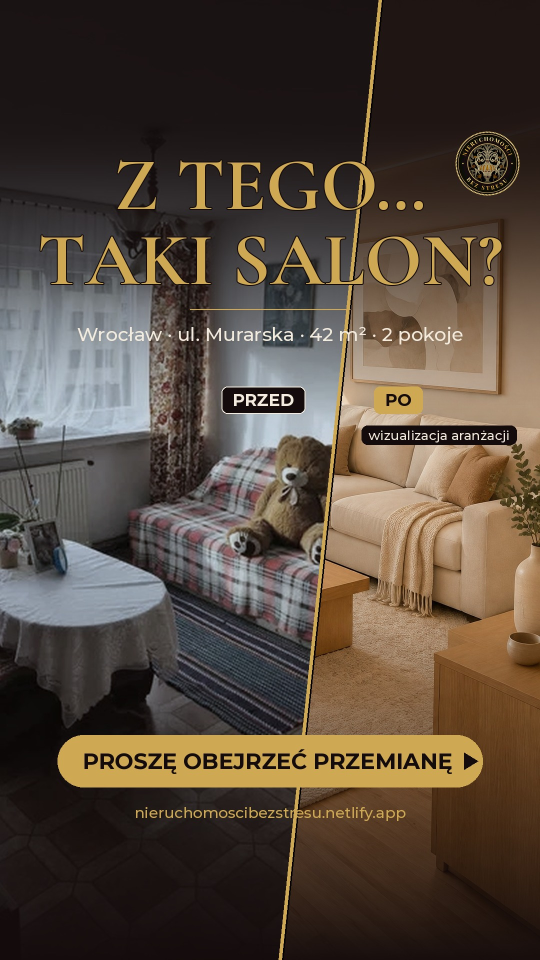
#> input picture oferty/murarska/okladka-murarska-bez-ceny.jpg, 1080 x 1920 px, given in place of logo-ciemne-tlo.webp, which was not available (shown at 1/2 size)
$ python render_pojawia.py ../okladka-murarska-bez-ceny.jpg ../okladka-murarska.jpg ../okladka-murarska.jpg
#> lines starting #> are read from the running program, lines starting #| are printed output that depends on the picture; after the words box and inside, x2 and y2 are one past the last pixel; in counts of white or black regions, pixels touching at a corner belong together
# Render rolki MURARSKA 'pojawia sie' (przed/po), 1080x1920, 30 fps -> surowe klatki RGB na stdout (do ffmpeg).
# Uzycie: python3 -I render_rolka.py ZRODLA_DIR FONTY_DIR CENA > raw   (CENA="" = bez ceny)
import sys
from PIL import Image, ImageDraw, ImageFont, ImageEnhance, ImageOps, ImageFilter

SRC, FONTS, CENA = sys.argv[1], sys.argv[2], sys.argv[3]
W, H, FPS, DUR = 1080, 1920, 30, 27.5
N = int(DUR * FPS)
GOLD, BLACK, LIGHT = (206, 168, 82), (20, 12, 12), (243, 235, 221)
LOGO = '/home/user/claude-config/assets/logo/logo-ciemne-tlo.webp'
BANER = '/home/user/claude-config/assets/baner/baner-kontakt.webp'

def font(name, size): return ImageFont.truetype(f'{FONTS}/{name}.ttf', size)
SERIF = lambda s: font('cormorant-garamond-700', s)
SANS = lambda s: font('montserrat-500', s)
SANSB = lambda s: font('montserrat-700', s)

ZMAX = 1.10
def load_cover(name):
    im = ImageEnhance.Color(Image.open(f'{SRC}/{name}').convert('RGB')).enhance(0.9)  # cieplo, bez przesycenia
    s = max(H * ZMAX / im.height, W * ZMAX / im.width)  # cover: wypelnia kadr, proporcje zachowane
    im = im.resize((round(im.width * s), round(im.height * s)), Image.LANCZOS)
    cw, ch = round(W * ZMAX), round(H * ZMAX)
    x0, y0 = (im.width - cw) // 2, (im.height - ch) // 2
    return im.crop((x0, y0, x0 + cw, y0 + ch))

# [13 lines left out: functions kenburns, reveal, not called in this run]

# logo w rogu: maska kola (logo jest okragle), bez zmian kolorow i proporcji
logo_src = Image.open(LOGO).convert('RGB')
#> logo_src is the input picture: PIL image 1080x1920 RGB; mean R, G, B 85.3, 72.3, 60.2
def logo_round(size):
#> called with size = 150
    l = logo_src.resize((size, size), Image.LANCZOS)
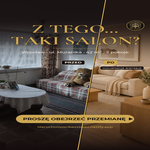
#> l: PIL image 150x150 RGB; mean R, G, B 85.3, 72.4, 60.2
    m = Image.new('L', (size * 4, size * 4), 0)
#> m: PIL image 600x600 L; every value is 0
    ImageDraw.Draw(m).ellipse((4, 4, size * 4 - 4, size * 4 - 4), fill=255)
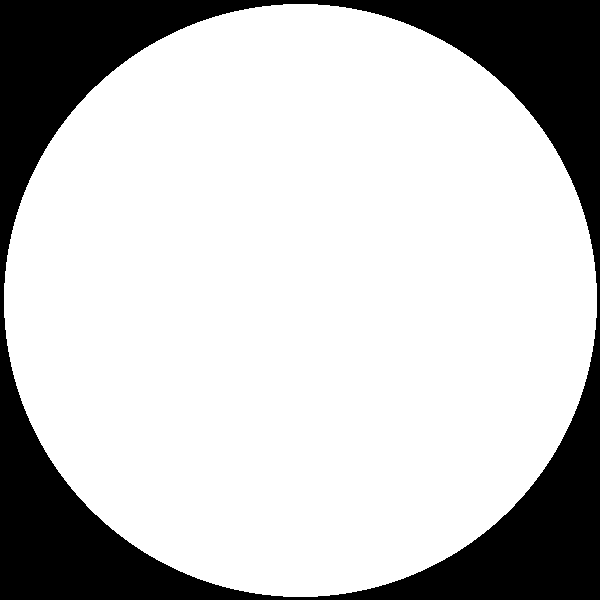
#> m: PIL image 600x600 L; 76.7% white; 1 black region, box (x1, y1, x2, y2) and area: (0, 0, 600, 600) 83907
    return l, m.resize((size, size), Image.LANCZOS)
LOGO_S, LOGO_M = logo_round(150)

def text_w(d, s, f): return d.textlength(s, font=f)

# [64 lines left out: functions caption, data_board, end_board, viz_label, not called in this run]

def ease(x): x = max(0, min(1, x)); return x * x * (3 - 2 * x)

# [10 lines left out: function wipe, not called in this run]

A = ''  # pliki wzgledem SRC (argv[1])
WIPE = 0.8
# (start, koniec, przed, po, czas przejscia od startu, [(od, tytul, podpis)])
SEGS = [
    (0.0, 6.0, 'pokoj-1-przed.jpg', 'pokoj-1-po.jpg', 2.5,
     [(0.0, ['42 M² – POTENCJAŁ,', 'KTÓRY WIDAĆ'], ['Proszę zobaczyć, jak może wyglądać']),
      (2.5, ['SALON'], ['dobrze doświetlony pokój'])]),
    (6.0, 10.5, 'pokoj-2-przed.jpg', 'pokoj-2-po.jpg', 1.5, [(0.0, ['SYPIALNIA'], ['drugi niezależny, jasny pokój'])]),
    (10.5, 15.0, 'kuchnia-przed.jpg', 'kuchnia-po.jpg', 1.5, [(0.0, ['KUCHNIA'], ['ustawna, symetryczna', 'łatwa do zabudowy'])]),
    (15.0, 19.5, 'lazienka-przed.jpg', 'lazienka-po.jpg', 1.5, [(0.0, ['ŁAZIENKA'], ['nowa instalacja gazowa'])]),
]
DATA = (19.5, 24.5, 'pokoj-1-przed.jpg')
END = 24.5
bases = {}
for f in {x for s in SEGS for x in s[2:4]} | {DATA[2]}:
    bases[f] = load_cover(A + f)
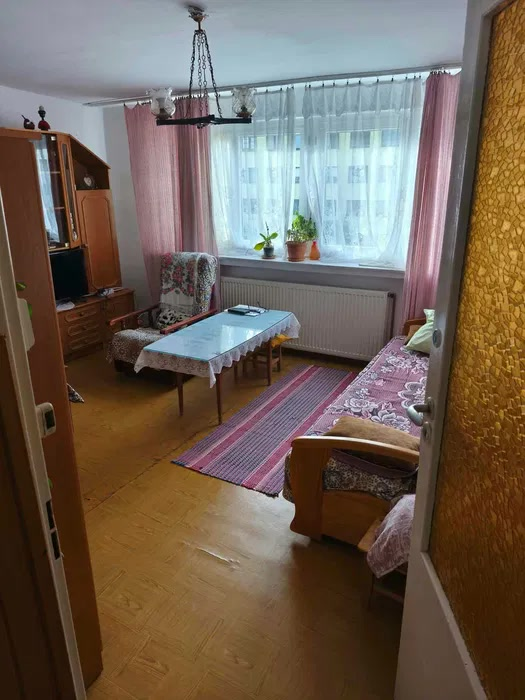
#> input picture oferty/murarska/aranzacja/pokoj-2-przed.jpg, 525 x 700 px, found by its file name
#> in load_cover, `return im.crop((x0, y0, x0 + cw, y0 + ch))`:
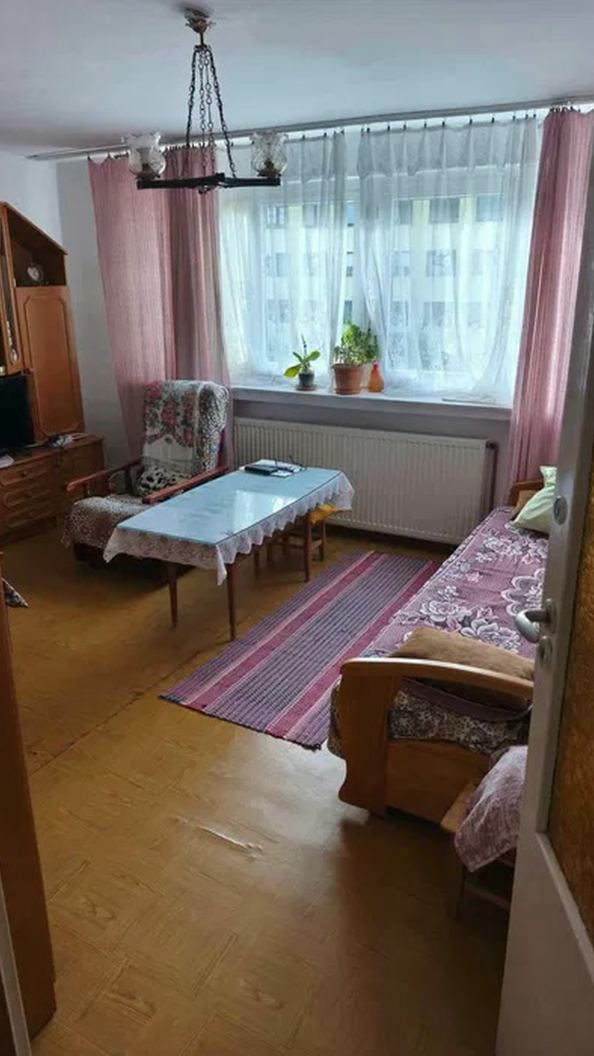
#> returned value: PIL image 1188x2112 RGB (shown at 1/2 size); mean R, G, B 116.8, 107.3, 99.7
#> (the run stopped early here; a loop or call above may not have finished)
